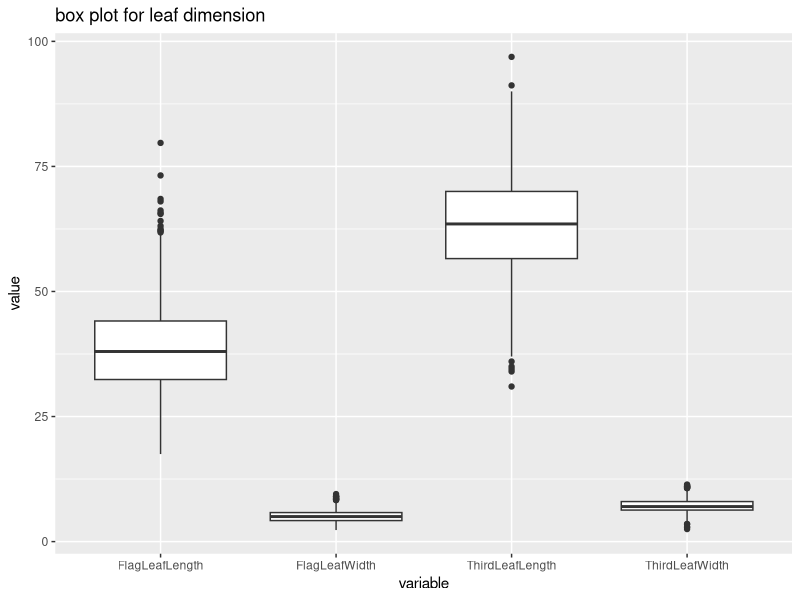
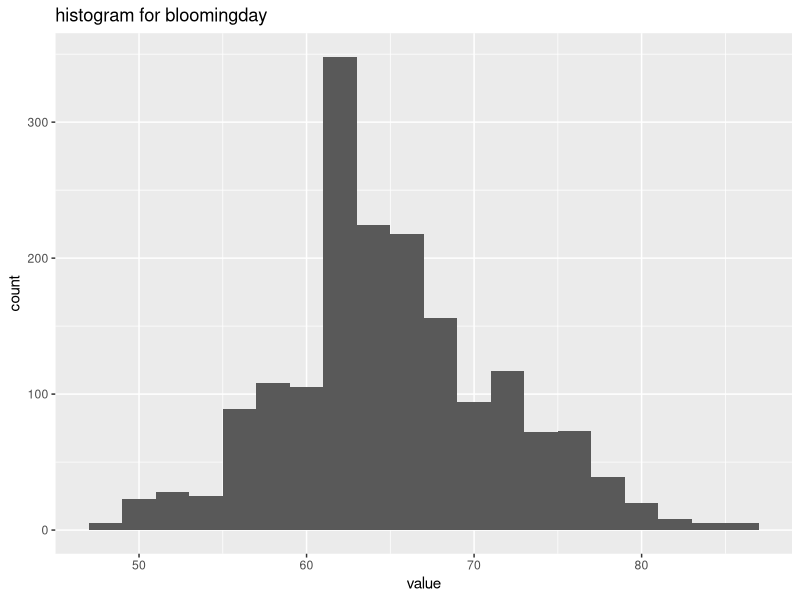
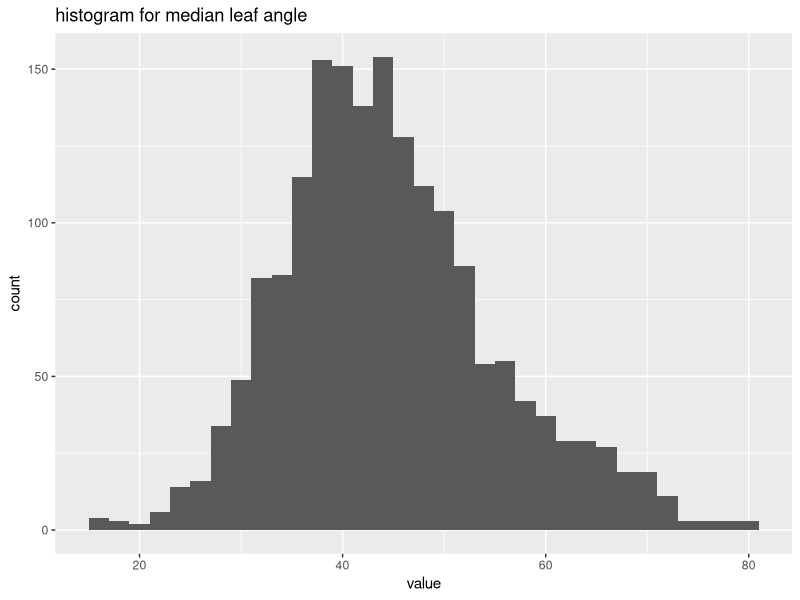
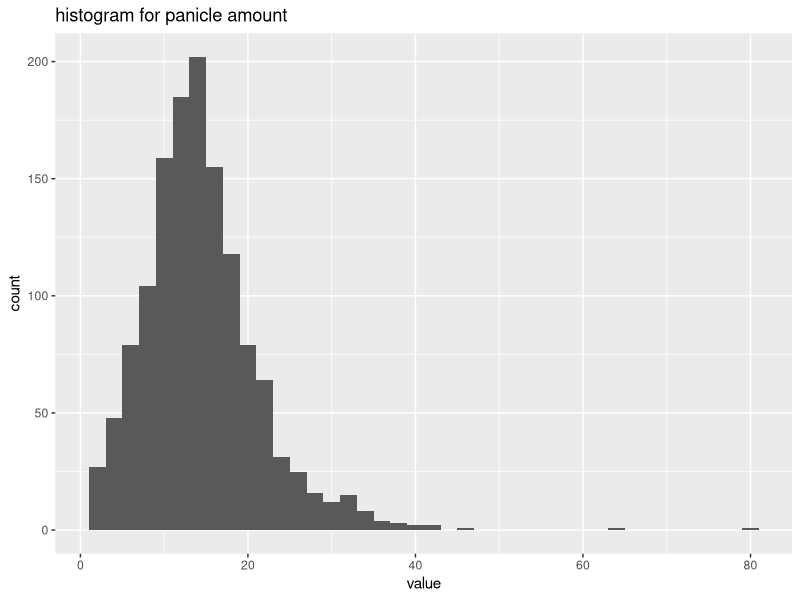
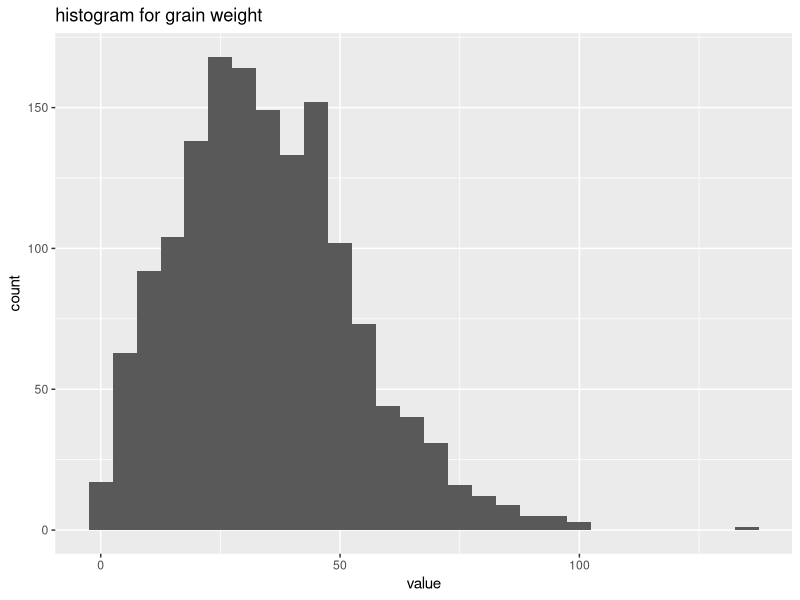
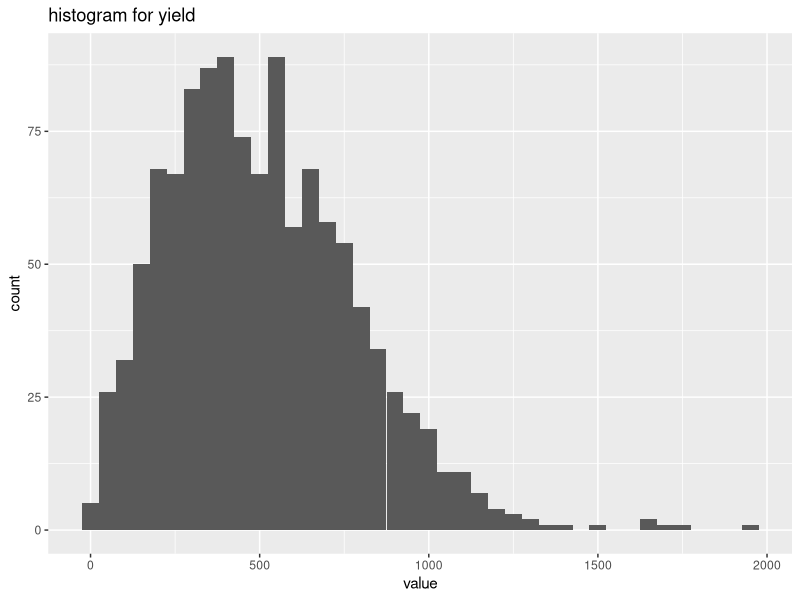
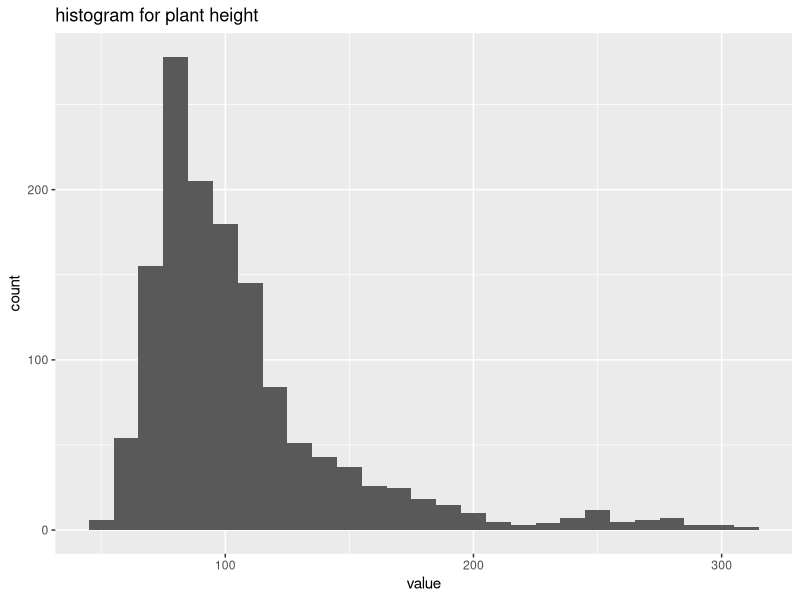
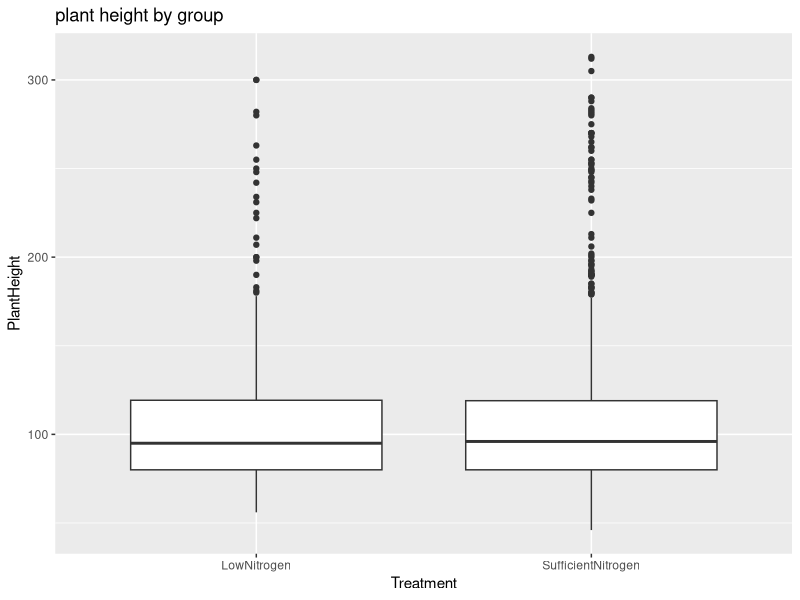

The R source for these figures, in order:
## ---- chunk 1
library(readxl)
dat<- read_xls("SAP2020_merged_v1.xls")
dat[1:5,]
## ---- chunk 2
##delete the useless column

newdat<- dat[,c(-1,-3)]

##there exist missing data in several rows at different column, we will rearrange it during analysis
## ---- chunk 3
summary(newdat)
## ---- chunk 4
library(ggplot2)
library(dplyr)
require(reshape2)
library(tidyr)


###select leaf dimention data to plot a box plot
###select required column
analysis_le<- newdat[,c(13,14,17,18)]
###clean navalue
clean_le<- analysis_le%>%
  melt()%>%
  ###cleaning na value
  drop_na(value)

###plot box plot
ggplot(clean_le,aes(x=variable, y=value))+
  geom_boxplot()+
  labs(
    title = "box plot for leaf dimension"
  )


  

## ---- chunk 5
##create some histogram for each variable to have a basic understand for each variable

###blooming date
analysis_bloom<-melt(newdat[,c(6)])

###clean navalue
clean_bloom<- analysis_bloom%>%
  ###cleaning na value
  drop_na(value)

###plot box plot
ggplot(clean_bloom,aes(x=value))+
  geom_histogram(binwidth = 2)+
  labs(
    title = "histogram for bloomingday"
  )


## ---- chunk 6

analysis_angle<-melt(newdat[,c(7)])

###clean navalue
clean_angle<- analysis_angle%>%
  ###cleaning na value
  drop_na(value)

###plot box plot
ggplot(clean_angle,aes(x=value))+
  geom_histogram(binwidth = 2)+
  labs(
    title = "histogram for median leaf angle"
  )

## ---- chunk 7

analysis_panicle<-melt(newdat[,c(10)])

###clean navalue
clean_panicle<- analysis_panicle%>%
  ###cleaning na value
  drop_na(value)

###plot box plot
ggplot(clean_panicle,aes(x=value))+
  geom_histogram(binwidth = 2)+
  labs(
    title = "histogram for panicle amount"
  )

## ---- chunk 8

analysis_grain<-melt(newdat[,c(11)])

###clean navalue
clean_grain<- analysis_grain%>%
  ###cleaning na value
  drop_na(value)

###plot box plot
ggplot(clean_grain,aes(x=value))+
  geom_histogram(binwidth = 5)+
  labs(
    title = "histogram for grain weight"
  )

## ---- chunk 9

analysis_yield<-melt(newdat[,c(12)])

###clean navalue
clean_yield<- analysis_yield%>%
  ###cleaning na value
  drop_na(value)

###plot box plot
ggplot(clean_yield,aes(x=value))+
  geom_histogram(binwidth = 50)+
  labs(
    title = "histogram for yield"
  )

## ---- chunk 10

analysis_height<-melt(newdat[,c(16)])

###clean navalue
clean_height<- analysis_height%>%
  ###cleaning na value
  drop_na(value)

###plot box plot
ggplot(clean_height,aes(x=value))+
  geom_histogram(binwidth = 10) +
  labs(
    title = "histogram for plant height"
  )

## ---- chunk 11
effect_height<-newdat[,c(5,16)]
###clean navalue
clean_eff_height<- effect_height%>%
  ###cleaning na value
  drop_na(PlantHeight)

ggplot(clean_eff_height, aes(x=Treatment, y=PlantHeight))+
  geom_boxplot() +
  labs(
    title = "plant height by group"
  )
ggplot(clean_eff_height, aes(x=PlantHeight, fill=Treatment))+
  geom_histogram() +
  labs(
    title = "plant height by group"
  )
## ---- chunk 12
effect_yield<-newdat[,c(5,12)]
###clean navalue
clean_eff_yield<- effect_yield%>%
  ###cleaning na value
  drop_na(EstimatedPlotYield)

 
ggplot(clean_eff_yield, aes(x=Treatment, y=EstimatedPlotYield))+
  geom_boxplot() +
  labs(
    title = "yield by treatment"
  )


## ---- chunk 13
###select required row
leaf_length<- newdat[,c(5,13,17)]
leaf_length %>% 
  rename( # here we rename the columns so things look nice in the graph later
    Flag = FlagLeafLength,
    Third = ThirdLeafLength
  ) %>% 
  pivot_longer( # then we collapse the columns for each side of the brain into a single column, with a second column holding size values
    cols = c("Flag", "Third"),
    names_to = "Side",
    values_to = "Size"
  ) %>%
  ###clean na value
  drop_na(Size)%>% # then we plot and give it a title
  ggplot(
    aes(
      x = Side,
      y = Size,
      fill = Treatment
    )
  ) + 
  geom_boxplot() +
  labs(
    title = "leaf length by group"
  )

## ---- chunk 14
###select required row
leaf_width<- newdat[,c(5,14,18)]
leaf_width %>% 
  rename( # here we rename the columns so things look nice in the graph later
    Flag = FlagLeafWidth,
    Third = ThirdLeafWidth
  ) %>% 
  pivot_longer( # then we collapse the columns for each side of the brain into a single column, with a second column holding size values
    cols = c("Flag", "Third"),
    names_to = "Side",
    values_to = "Size"
  ) %>%
  ###clean na value
  drop_na(Size)%>% # then we plot and give it a title
  ggplot(
    aes(
      x = Side,
      y = Size,
      fill = Treatment
    )
  ) + 
  geom_boxplot() +
  labs(
    title = "leaf width by group"
  )

